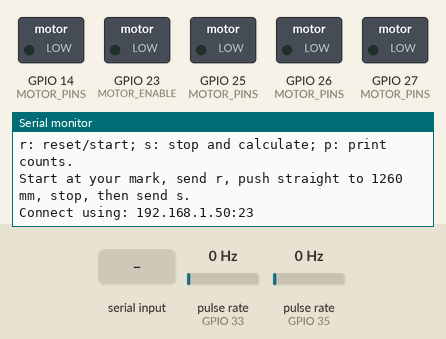
This sketch was run on a simulated ESP32. On the bench: switched loads named in the sketch (green lamp = pin HIGH), the last lines printed to the serial monitor. Wiring (inferred from the names in the program): 2 × pulse sensor: data GPIO 33 / data GPIO 35. Inputs (shaded band) come from the test bench; at power-on: pulse rate (sensors on GPIO 33, GPIO 35) 0 Hz. WiFi joins after 1.5 s; servers stay silent unless stated.

Above: at 2.7 s.
2.8 s: "r" received over Serial
At 2.98 s:
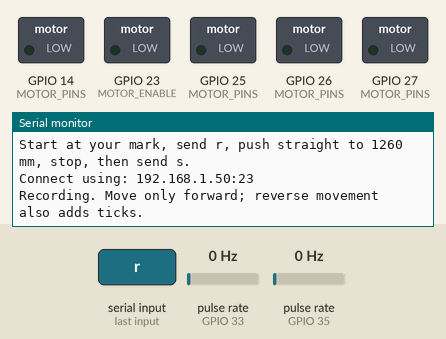
4.5 s: "s" received over Serial
At 5.2 s:
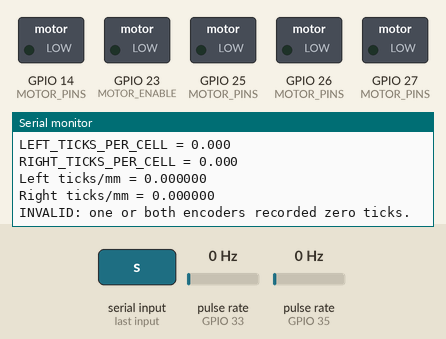

Measured:
- after the input at 2.8 s, the serial monitor: prints a new line at once (image 1)
- after the input at 4.5 s, the serial monitor: prints a new line at once (image 2)

The sketch:

encoder_ticks.ino
```cpp
#include <Arduino.h>
#include <WiFi.h>

// ============================================================
// WiFi
// ============================================================

const char *WIFI_SSID = "عبدالله";
const char *WIFI_PASSWORD = "1234567899";

constexpr uint16_t WIFI_SERIAL_PORT = 23;

WiFiServer wifiServer(WIFI_SERIAL_PORT);
WiFiClient wifiClient;

// ============================================================
// Hardware
// ============================================================

constexpr int MOTOR_ENABLE = 23;

constexpr int MOTOR_PINS[] = {25, 26, 27, 14};

constexpr int LEFT_ENCODER = 33;
constexpr int RIGHT_ENCODER = 35;

constexpr int CELLS = 7;

constexpr float DISTANCE_MM = CELLS * 180.0f;

// ============================================================
// Encoder state
// ============================================================

volatile unsigned long leftTicks = 0;
volatile unsigned long rightTicks = 0;

volatile bool recording = false;

unsigned long lastPrint = 0;

// ============================================================
// Encoder interrupts
// ============================================================

void IRAM_ATTR onLeft() {
  if (recording) {
    ++leftTicks;
  }
}

void IRAM_ATTR onRight() {
  if (recording) {
    ++rightTicks;
  }
}

// ============================================================
// Logging
// ============================================================

void logPrint(const String &text) {
  Serial.print(text);

  if (wifiClient && wifiClient.connected()) {
    wifiClient.print(text);
  }
}

void logPrintln(const String &text = "") {
  Serial.println(text);

  if (wifiClient && wifiClient.connected()) {
    wifiClient.println(text);
  }
}

// ============================================================
// WiFi
// ============================================================

void setupWiFi() {
  WiFi.mode(WIFI_STA);

  Serial.print("Connecting to WiFi: ");
  Serial.println(WIFI_SSID);

  WiFi.begin(WIFI_SSID, WIFI_PASSWORD);

  unsigned long start = millis();

  while (WiFi.status() != WL_CONNECTED) {
    delay(500);
    Serial.print(".");

    if (millis() - start > 15000) {
      Serial.println();
      Serial.println("WiFi connection timeout.");
      return;
    }
  }

  Serial.println();
  Serial.println("WiFi connected successfully.");

  Serial.print("ESP32 IP address: ");
  Serial.println(WiFi.localIP());

  wifiServer.begin();
  wifiServer.setNoDelay(true);

  Serial.print("WiFi Serial port: ");
  Serial.println(WIFI_SERIAL_PORT);

  Serial.println("TCP serial server started.");
}

void serviceWiFiClient() {
  if (wifiClient && !wifiClient.connected()) {
    wifiClient.stop();
  }

  if (!wifiClient || !wifiClient.connected()) {
    WiFiClient newClient = wifiServer.available();

    if (newClient) {
      wifiClient = newClient;
      wifiClient.setNoDelay(true);

      logPrintln();
      logPrintln("WiFi client connected.");
      logPrintln("Commands:");
      logPrintln("  r = reset/start recording");
      logPrintln("  s = stop and calculate");
      logPrintln("  p = print current counts");
    }
  }
}

// ============================================================
// Command input
// ============================================================

int readCommand() {
  if (Serial.available()) {
    return Serial.read();
  }

  serviceWiFiClient();

  if (wifiClient &&
      wifiClient.connected() &&
      wifiClient.available()) {

    return wifiClient.read();
  }

  return -1;
}

// ============================================================
// Reporting
// ============================================================

void report(bool finalResult) {
  unsigned long left;
  unsigned long right;

  noInterrupts();

  left = leftTicks;
  right = rightTicks;

  interrupts();

  String line;

  line = "ticks L/R: ";
  line += String(left);
  line += "/";
  line += String(right);

  logPrintln(line);

  if (!finalResult) {
    return;
  }

  logPrintln(
      "Assuming you manually moved exactly 1260 mm without slipping:");

  logPrint("LEFT_TICKS_PER_CELL = ");
  logPrintln(String(left / (float)CELLS, 3));

  logPrint("RIGHT_TICKS_PER_CELL = ");
  logPrintln(String(right / (float)CELLS, 3));

  logPrint("Left ticks/mm = ");
  logPrintln(String(left / DISTANCE_MM, 6));

  logPrint("Right ticks/mm = ");
  logPrintln(String(right / DISTANCE_MM, 6));

  if (left == 0 || right == 0) {
    logPrintln(
        "INVALID: one or both encoders recorded zero ticks.");
  }
}

// ============================================================
// Setup
// ============================================================

void setup() {
  // Keep motor driver completely disabled.
  pinMode(MOTOR_ENABLE, OUTPUT);
  digitalWrite(MOTOR_ENABLE, LOW);

  for (int pin : MOTOR_PINS) {
    pinMode(pin, OUTPUT);
    digitalWrite(pin, LOW);
  }

  Serial.begin(115200);

  // ----------------------------------------------------------
  // Encoders
  // ----------------------------------------------------------

  pinMode(LEFT_ENCODER, INPUT_PULLUP);
  pinMode(RIGHT_ENCODER, INPUT);

  attachInterrupt(
      digitalPinToInterrupt(LEFT_ENCODER),
      onLeft,
      RISING);

  attachInterrupt(
      digitalPinToInterrupt(RIGHT_ENCODER),
      onRight,
      RISING);

  // ----------------------------------------------------------
  // WiFi
  // ----------------------------------------------------------

  setupWiFi();

  // ----------------------------------------------------------
  // Instructions
  // ----------------------------------------------------------

  logPrintln(
      "Manual encoder calibration: 7 cells = 1260 mm. "
      "Motor driver disabled.");

  logPrintln(
      "r: reset/start; s: stop and calculate; p: print counts.");

  logPrintln(
      "Start at your mark, send r, push straight to 1260 mm, "
      "stop, then send s.");

  if (WiFi.status() == WL_CONNECTED) {
    logPrint("Connect using: ");
    logPrint(WiFi.localIP().toString());
    logPrint(":");
    logPrintln(String(WIFI_SERIAL_PORT));
  }
}

// ============================================================
// Main loop
// ============================================================

void loop() {
  serviceWiFiClient();

  int input = readCommand();

  if (input >= 0) {
    char command = (char)input;

    if (command == 'r' || command == 'R') {
      noInterrupts();

      recording = false;

      leftTicks = 0;
      rightTicks = 0;

      recording = true;

      interrupts();

      lastPrint = millis();

      logPrintln(
          "Recording. Move only forward; reverse movement also adds ticks.");
    }

    else if (command == 's' || command == 'S') {
      noInterrupts();

      recording = false;

      interrupts();

      report(true);
    }

    else if (command == 'p' || command == 'P') {
      report(false);
    }
  }

  // Print live counts every 250 ms.
  if (recording && millis() - lastPrint >= 250) {
    lastPrint = millis();
    report(false);
  }
}
```
